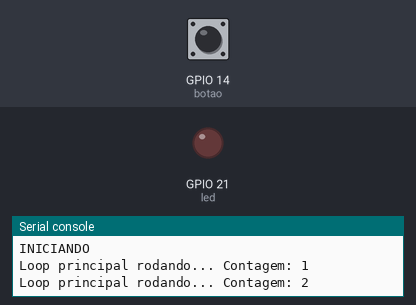
Bench run of a program on a simulated ESP32 board running MicroPython. On the bench: output pins drawn as LEDs (lit = HIGH), the last lines printed to the serial console. Wiring (from the project's diagram.json): green button on GPIO 14, red LED on GPIO 21. Inputs (shaded band) come from the test bench; at power-on: GPIO 14 (botao) HIGH.

Above: at 1.2 s.
1.3 s: GPIO 14 (botao) pulled LOW for 0.15 s
At 2.5 s:
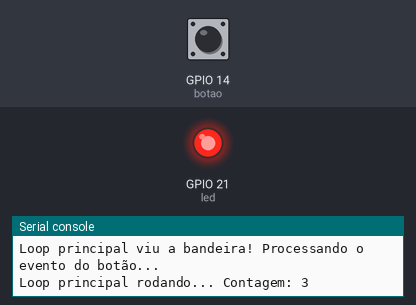
3.5 s: GPIO 14 (botao) pulled LOW for 1 s
At 5.3 s:
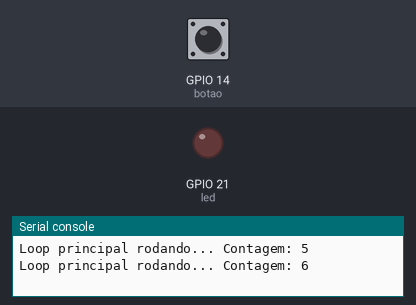
6.0 s: GPIO 14 (botao) pulled LOW for 3.2 s
At 6.8 s:
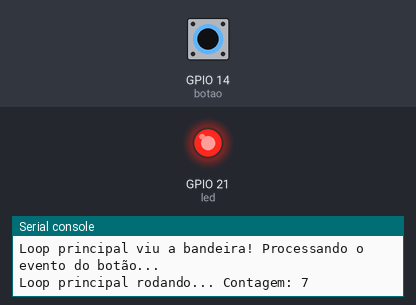
Timing chart, 0 to 9.0 s (numbered marks = the images above; inputs shaded):
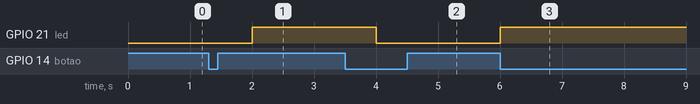

The program:

main.py
```python
from machine import Pin
import time

led = Pin(21, Pin.OUT)
botao = Pin(14, Pin.IN)

botao_precionado = False

def funcao_interrupcao_botao(pino_que_interrompeu):
  global botao_precionado
  if botao_precionado == False:
    botao_precionado = True
    print("INTERRUPÇÃO, BOTÃO PRECIONADO")


botao.irq(trigger=Pin.IRQ_FALLING, handler=funcao_interrupcao_botao)
print("INICIANDO")
contador = 0
while True:
  contador += 1
  print("Loop principal rodando... Contagem:", contador)
  time.sleep(1)

  if botao_precionado:
    print("Loop principal viu a bandeira! Processando o evento do botão...")
    if led.value() == 1:
     led.value(0)
    else:
      led.value(1)

    botao_precionado = False
```

Measured:
- after the input at 1.3 s, GPIO 21 (led): LOW → HIGH after 0.70 s
- after the input at 3.5 s, GPIO 21 (led): HIGH → LOW after 0.50 s
- after the input at 6.0 s, GPIO 21 (led): LOW → HIGH at once
